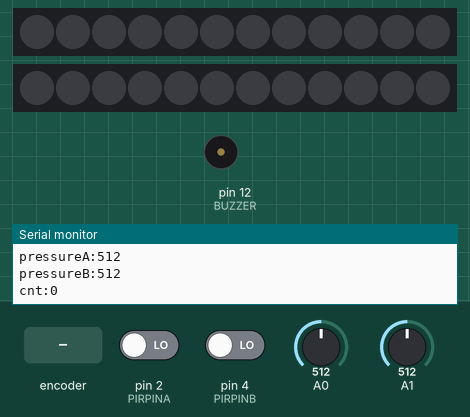
Recording of a sketch running on a simulated Arduino Uno, built with avr-gcc and run on an emulated ATmega328P. On the bench: 2 × 12 RGB LEDs in strip order, left to right, buzzer (waves = sounding), the last lines printed to the serial monitor. Inputs (shaded band) come from the test bench; at power-on: pin 2 (PIRPINA) LOW, pin 4 (PIRPINB) LOW, A0 = 512, A1 = 512. Dim RGB values are drawn brighter than linear.

Above: at 1.2 s.
1.3 s: rotary encoder on pin 2 (PIRPINA) / pin 4 (PIRPINB) turned 1 step (first pin leading)
At 2.1 s:
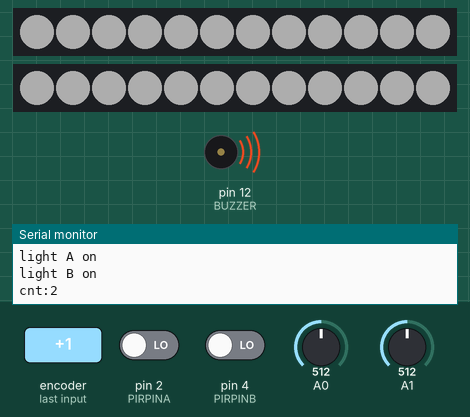
At 3.5 s:
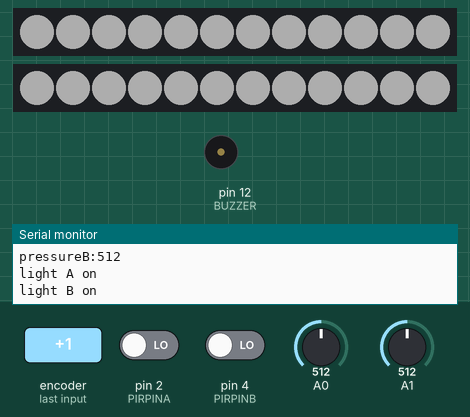
Timing chart, 0 to 9.8 s (numbered marks = the images above; inputs shaded):
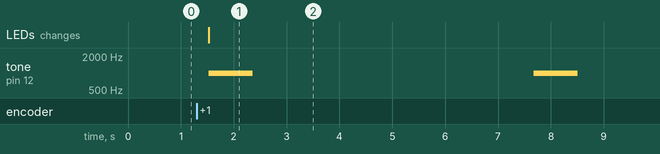

Measured:
- after the input at 1.3 s, tone on pin 12 (BUZZER): alternates 1000 Hz for 0.83 s and silent for 5.3 s, starting after 0.22 s; the LEDs: change after 0.22 s (image 1)

The sketch:

code.ino
```cpp
/* Line 7-51 and Line 143-178 of the code was written by Yufei Ma
 *  Line 53-141 of the code was written by Yutian Wei
 */


#include <Adafruit_Sensor.h>
#include <Adafruit_NeoPixel.h>

#define PIRPINA 2
#define PIRPINB 4
#define LEDPINA 7
#define LEDPINB 8
#define BUZZER 12

#define NUMPIXELS 12 //number of pixels on the light

int cnt = 0; // To calculate the time it takes for two people to breathe at the same rate
int thresholdVal = 20; //To distinguish between breathing in and out. When the pressure is greater than the threshold, it is determined to be breathing in.

Adafruit_NeoPixel pixelA(NUMPIXELS, LEDPINA, NEO_GRB + NEO_KHZ800); //set up the neo pixels
Adafruit_NeoPixel pixelB(NUMPIXELS, LEDPINB, NEO_GRB + NEO_KHZ800);

/*functions that control the pixels*/
void set_Light_A_On();
void set_Light_B_On();
void set_Light_A_Off();
void set_Light_B_Off();

void setup()
{
  Serial.begin(9600);

  /*set up the pinmodes*/
  pinMode(PIRPINA, INPUT);
  pinMode(PIRPINB, INPUT);
  pinMode(LEDPINA, OUTPUT);
  pinMode(LEDPINB, OUTPUT);
  pinMode(BUZZER, OUTPUT);

  /*set up the pixels*/
  pixelA.begin();
  pixelA.show();
  pixelA.setBrightness(50);

  pixelB.begin();
  pixelB.show();
  pixelB.setBrightness(50);

  digitalWrite(BUZZER,LOW);
}

void loop()
{
  int pirValA = digitalRead(PIRPINA);
  int pirValB = digitalRead(PIRPINB);
  Serial.print("pirA:");
  Serial.println(pirValA);
  Serial.print("pirB:");
  Serial.println(pirValB);


  int pressureA = analogRead(0);
  Serial.print("pressureA:");
  Serial.println(pressureA);

  int pressureB = analogRead(1);
  Serial.print("pressureB:");
  Serial.println(pressureB);

  if (pirValA == HIGH && pirValB == HIGH) //There are people in front of both installations
  {
    if (pressureA >= thresholdVal && pressureB >= thresholdVal) //The two people are both breathing out
    {
      set_Light_A_On();
      Serial.println("light A on");

      set_Light_B_On();
      Serial.println("light B on");

      cnt++;
    }

    else if (pressureA < thresholdVal && pressureB < thresholdVal) //The two people are both breathing in
    {
      set_Light_A_Off();
      Serial.println("light A off");

      set_Light_B_Off();
      Serial.println("light B off");

      cnt++;
    }

    else if(pressureA >= thresholdVal && pressureB < thresholdVal)
    {
      set_Light_A_On();
      Serial.println("light A on");

      set_Light_B_Off();
      Serial.println("light B off");

      cnt = 0;

    }

    else if(pressureA < thresholdVal && pressureB >= thresholdVal)
    {
      set_Light_A_Off();
      Serial.println("light A off");

      set_Light_B_On();
      Serial.println("light B on");

      cnt = 0;
    }


     if (cnt >= 3) //The two people have been breathing at the same rate for a while
     {
        tone(BUZZER, 0); //To stop the noise

        delay(5000);
        cnt=0;
     }

     else if(cnt<3)
     {
       digitalWrite(BUZZER,HIGH);
       tone(BUZZER, 1000);

       delay(100);
      }
    }

    Serial.print("cnt:");
    Serial.println(cnt);

    delay(300);

}

void set_Light_A_On()
{
  for (int i = 0; i < NUMPIXELS; i++)
  {
    pixelA.setPixelColor(i, pixelA.Color(255, 255, 255));
    pixelA.show();
  }
}

void set_Light_B_On()
{
  for (int i = 0; i < NUMPIXELS; i++)
  {
    pixelB.setPixelColor(i, pixelB.Color(255, 255, 255));
    pixelB.show();
  }
}

void set_Light_A_Off()
{
  for (int i = 0; i < NUMPIXELS; i++)
  {
    pixelA.clear();
    pixelA.show();
  }
}

void set_Light_B_Off()
{
  for (int i = 0; i < NUMPIXELS; i++)
  {
    pixelB.clear();
    pixelB.show();
  }
}
```
